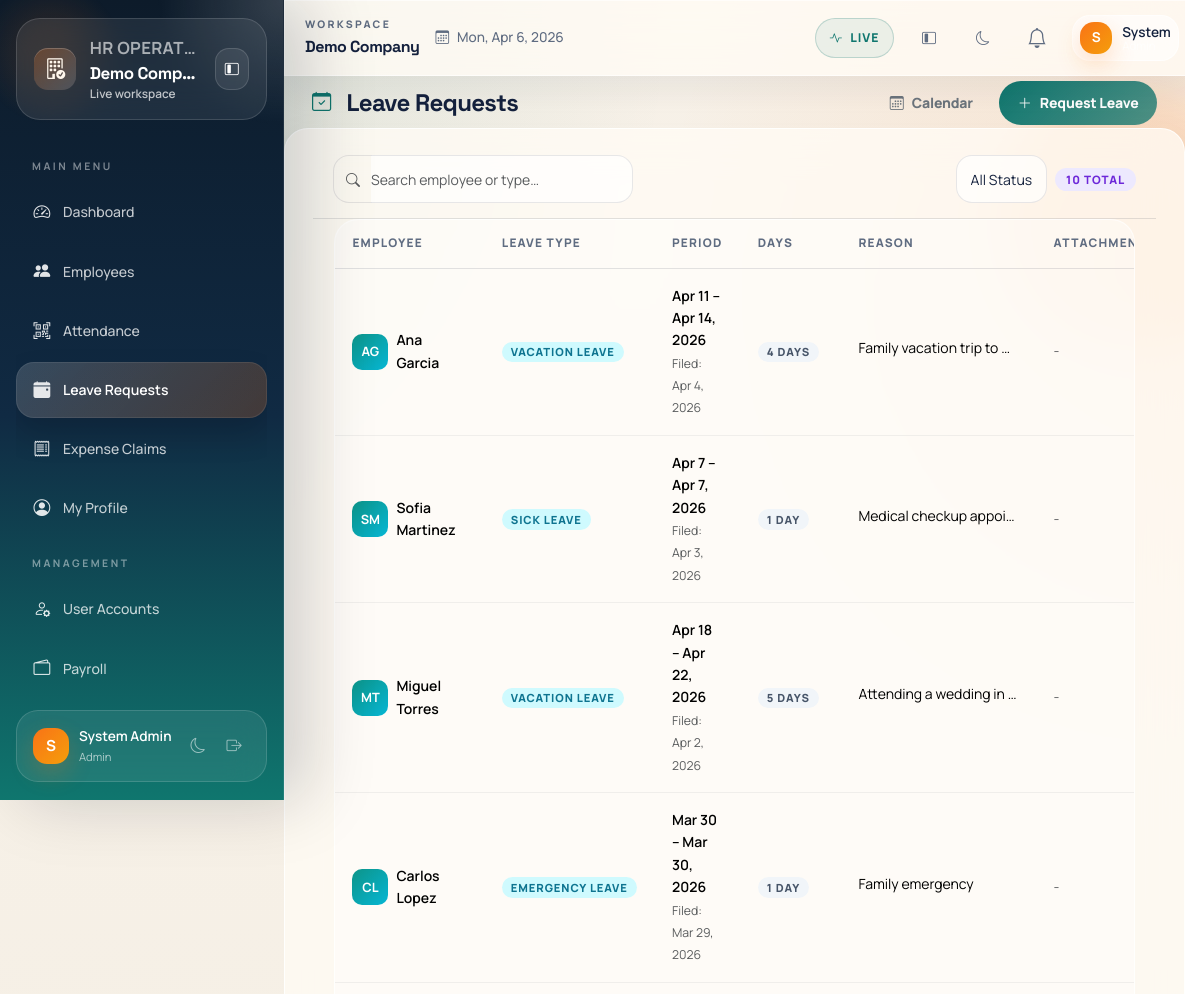
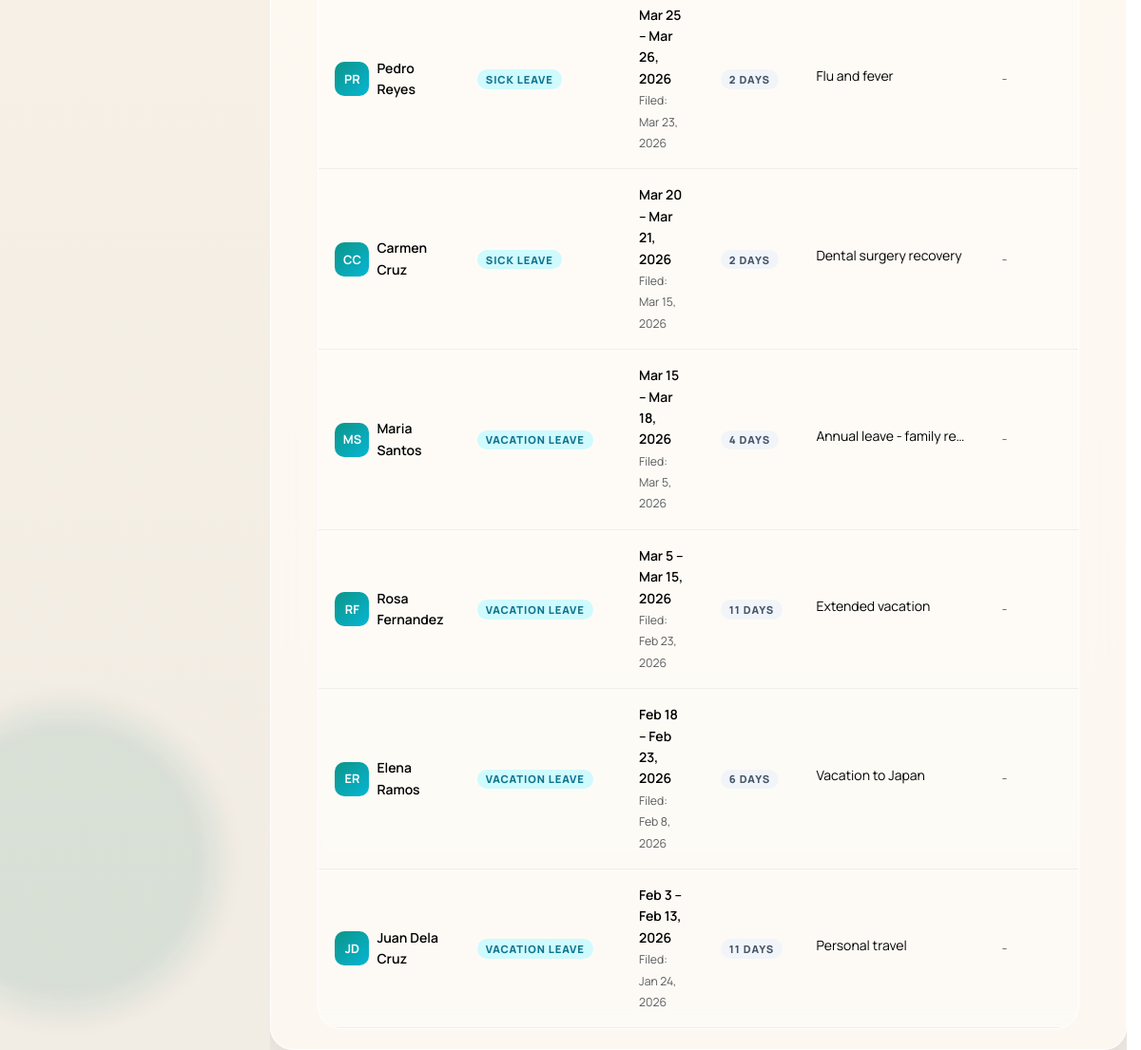
The page /modules/leaves/index.php (signed in) on the database its author committed (2 pictures, top to bottom).
### tables this page shows
CREATE TABLE leave_requests (
    id INT AUTO_INCREMENT PRIMARY KEY,
    company_id INT NOT NULL,
    employee_id INT NOT NULL,
    leave_type_id INT NOT NULL,
    start_date DATE NOT NULL,
    end_date DATE NOT NULL,
    reason TEXT,
    status ENUM('pending','approved','rejected') DEFAULT 'pending',
    approved_by INT NULL,
    approved_at DATETIME NULL,
    created_at DATETIME DEFAULT CURRENT_TIMESTAMP
);

CREATE TABLE employees (
    id INT AUTO_INCREMENT PRIMARY KEY,
    company_id INT NOT NULL,
    employee_code VARCHAR(30),
    first_name VARCHAR(100) NOT NULL,
    last_name VARCHAR(100) NOT NULL,
    email VARCHAR(150) NOT NULL,
    phone VARCHAR(50),
    department_id INT NULL,
    position_id INT NULL,
    hire_date DATE NULL,
    basic_salary DECIMAL(10,2) DEFAULT 0,
    status ENUM('active','inactive') DEFAULT 'active',
    created_at DATETIME DEFAULT CURRENT_TIMESTAMP,
    UNIQUE KEY uniq_emp_code(company_id, employee_code),
    UNIQUE KEY uniq_emp_email(company_id, email)
);

CREATE TABLE leave_types (
    id INT AUTO_INCREMENT PRIMARY KEY,
    company_id INT NOT NULL,
    name VARCHAR(100) NOT NULL,
    days_allowed INT DEFAULT 0,
    is_paid TINYINT(1) DEFAULT 1
);

### includes/functions.php (called while the page is built, shortened)
<?php
function e($s) {
    return htmlspecialchars($s ?? "", ENT_QUOTES, "UTF-8");
}

### modules/leaves/leave-handler.php (called while the page is built, shortened)
<?php
function calculate_leave_days($startDate, $endDate) {
    $start = strtotime($startDate);
    $end = strtotime($endDate);
    return (int) ceil(($end - $start) / 86400) + 1;
}

### modules/leaves/index.php (the view, shortened to what this page needs)
<?php
require_once __DIR__.'/../../config/db.php';
require_once __DIR__.'/leave-handler.php';
require_once __DIR__.'/../../includes/header.php';
require_once __DIR__.'/../../includes/nav.php';
$u = $_SESSION['user'];
$canApprove = in_array($u['role'], ['Admin', 'HR Officer', 'Manager']);
$hasSaas = $pdo->query("SHOW COLUMNS FROM leave_types LIKE 'company_id'")->fetch();
$cid = $hasSaas ? (company_id() ?? 1) : null;
if($canApprove) {
    if($hasSaas && $cid) {
        $st = $pdo->prepare("SELECT lr.*, lt.name as leave_type, e.first_name, e.last_name
            FROM leave_requests lr
            JOIN leave_types lt ON lt.id=lr.leave_type_id
            JOIN employees e ON e.id=lr.employee_id
            WHERE lr.company_id=?
            ORDER BY lr.status='pending' DESC, lr.created_at DESC");
        $st->execute([$cid]); $rows = $st->fetchAll();
    } else {
        $rows = $pdo->query("SELECT lr.*, lt.name as leave_type, e.first_name, e.last_name
            FROM leave_requests lr
            JOIN leave_types lt ON lt.id=lr.leave_type_id
            JOIN employees e ON e.id=lr.employee_id
            ORDER BY lr.status='pending' DESC, lr.created_at DESC")->fetchAll();
    }
}
$userHasEmployeeId = !empty($u['employee_id']);
$canRequestLeave = $userHasEmployeeId || $canApprove;
?>
<div class="page-header d-flex justify-content-between align-items-center">
    <h4><i class="bi bi-calendar-check me-2"></i>Leave Requests</h4>
    <div class="d-flex gap-2">
        <a href="calendar.php" class="btn btn-outline-secondary"><i class="bi bi-calendar3 me-2"></i>Calendar</a>
        <?php if($canRequestLeave): ?>
        <button class="btn btn-primary" data-bs-toggle="modal" data-bs-target="#addModal">
            <i class="bi bi-plus-lg me-2"></i>Request Leave
        </button>
        <?php else: ?>
        <button class="btn btn-secondary" disabled title="Your account is not linked to an employee profile">
            <i class="bi bi-plus-lg me-2"></i>Request Leave
        </button>
        <?php endif; ?>
    </div>
</div>
<div class="card">
    <div class="table-toolbar">
        <div class="input-group" style="max-width:300px;">
            <span class="input-group-text bg-transparent border-end-0"><i class="bi bi-search text-muted"></i></span>
            <input type="text" id="leaveSearch" class="form-control border-start-0 ps-0" placeholder="Search employee or type…">
        </div>
        <div class="d-flex gap-2 align-items-center">
            <select id="leaveStatusFilter" class="form-select form-select-sm" style="width:auto;">
                <option value="">All Status</option>
            </select>
            <span class="badge bg-primary table-count-badge" id="leaveCount"><?= count($rows) ?> total</span>
        </div>
    </div>
    <div class="table-responsive-wrapper">
        <table class="table table-hover mb-0" id="leaveTable">
            <thead>
                <tr>
                    <th>Employee</th>
                    <th>Leave Type</th>
                    <th>Period</th>
                    <th>Days</th>
                    <th>Reason</th>
                    <th>Attachment</th>
                </tr>
            </thead>
            <tbody>
            <?php if(empty($rows)): ?>
                <tr><td colspan="8" class="text-center py-4 text-muted">
                    <i class="bi bi-calendar-x fs-2 d-block mb-2 opacity-25"></i>No leave requests found
                </td></tr>
            <?php else: foreach($rows as $r):
                $days = calculate_leave_days($r['start_date'], $r['end_date']);
            ?>
                <tr data-status="<?= e($r['status']) ?>"
                    data-search="<?= strtolower(e($r['first_name'].' '.$r['last_name'].' '.$r['leave_type'])) ?>">
                    <td>
                        <div class="d-flex align-items-center gap-2">
                            <div class="avatar-sm" style="background:linear-gradient(135deg,#0d9488,#06b6d4);">
                                <?= strtoupper(substr($r['first_name'],0,1).substr($r['last_name'],0,1)) ?>
                            </div>
                            <div class="fw-semibold"><?= e($r['first_name'].' '.$r['last_name']) ?></div>
                        </div>
                    </td>
                    <td><span class="badge bg-info"><?= e($r['leave_type']) ?></span></td>
                    <td>
                        <div class="fw-semibold"><?= date('M j', strtotime($r['start_date'])) ?> – <?= date('M j, Y', strtotime($r['end_date'])) ?></div>
                        <small class="text-muted">Filed: <?= date('M j, Y', strtotime($r['created_at'])) ?></small>
                    </td>
                    <td>
                        <span class="badge bg-secondary"><?= $days ?> day<?= $days != 1 ? 's' : '' ?></span>
                    </td>
                    <td>
                        <?php if(!empty($r['reason'])): ?>
                            <span class="d-inline-block text-truncate" style="max-width:160px;" title="<?= e($r['reason']) ?>"><?= e($r['reason']) ?></span>
                        <?php else: ?>
                            <span class="text-muted">—</span>
                        <?php endif; ?>
                    </td>
                    <td>
                        <?php if(!empty($r['attachment_path'])): ?>
                            <a class="btn btn-sm btn-outline-secondary" target="_blank" href="<?= BASE_URL . e($r['attachment_path']) ?>"><i class="bi bi-paperclip"></i></a>
                        <?php else: ?>
                            <span class="text-muted">-</span>
                        <?php endif; ?>
                    </td>
                </tr>
            <?php endforeach; endif; ?>
            </tbody>
        </table>
    </div>
</div>
<?php require_once __DIR__.'/../../includes/footer.php'; ?>

### public/assets/css/style.css (style rules this page uses)
:root { --primary: #6366f1; --primary-dark: #4f46e5; --secondary: #818cf8; --success: #10b981; --warning: #f59e0b; --danger: #ef4444; --info: #06b6d4; --dark: #1e293b; --darker: #0f172a; --sidebar-w: 260px; --topbar-h: 64px; --bg: #f1f5f9; --bg-card: #ffffff; --text: #1e293b; --text-muted: #64748b; --border: #e2e8f0; --radius: 14px; --radius-sm: 8px; --radius-lg: 20px; --shadow-sm: 0 1px 3px rgba(0,0,0,.08), 0 1px 2px rgba(0,0,0,.06); --shadow: 0 4px 16px rgba(0,0,0,.08), 0 2px 4px rgba(0,0,0,.06); --shadow-lg: 0 12px 40px rgba(0,0,0,.12), 0 4px 12px rgba(0,0,0,.08); --sidebar-bg: linear-gradient(180deg, #1e293b 0%, #0f172a 100%); --sidebar-accent: #6366f1; }
*, *::before, *::after { box-sizing: border-box; margin: 0; padding: 0; }
html { scroll-behavior: smooth; }
body { font-family: 'Inter', -apple-system, BlinkMacSystemFont, 'Segoe UI', Roboto, sans-serif; font-size: 14px; line-height: 1.6; background: var(--bg); color: var(--text); min-height: 100vh; -webkit-font-smoothing: antialiased; -moz-osx-font-smoothing: grayscale; }
.main-content > *:not(.top-bar):not(.page-header) { padding-left: 2rem; padding-right: 2rem; }
.page-header { display: flex; align-items: center; justify-content: space-between; flex-wrap: wrap; gap: 0.75rem; padding: 1.5rem 2rem 1rem; border-bottom: 1px solid var(--border); background: var(--bg-card); margin-bottom: 0; }
.page-header h4, .page-header h3 { font-weight: 700; color: var(--text); margin: 0; font-size: 1.3rem; display: flex; align-items: center; gap: 0.5rem; }
.page-header h4 i, .page-header h3 i { color: var(--primary); font-size: 1.2rem; }
.main-content > .page-header + * { padding-top: 1.75rem; }
.card { border: 1px solid var(--border); border-radius: var(--radius); box-shadow: var(--shadow-sm); background: var(--bg-card); overflow: hidden; transition: box-shadow 0.2s ease; }
.table { margin-bottom: 0; color: var(--text); }
.table thead th { background: linear-gradient(135deg, #4f46e5 0%, #7c3aed 100%); color: white; font-weight: 700; border: none; padding: 0.9rem 1rem; font-size: 0.72rem; text-transform: uppercase; letter-spacing: 0.8px; white-space: nowrap; }
.table thead th:first-child { border-radius: 10px 0 0 0; }
.table tbody tr { border-bottom: 1px solid var(--border); transition: background 0.15s ease; }
.table tbody tr:last-child { border-bottom: none; }
.table td { padding: 0.85rem 1rem; vertical-align: middle; border-color: var(--border); font-size: 0.875rem; }
.table-toolbar { display: flex; align-items: center; justify-content: space-between; padding: 0.9rem 1.25rem; border-bottom: 1px solid var(--border); flex-wrap: wrap; gap: 0.75rem; background: var(--bg-card); }
.btn { border-radius: var(--radius-sm); font-weight: 600; font-size: 0.875rem; padding: 0.5rem 1.1rem; transition: transform 0.15s ease, box-shadow 0.15s ease, opacity 0.15s; border: none; }
.btn-primary { background: var(--primary); color: white; }
.form-control, .form-select { border-radius: var(--radius-sm); border: 1.5px solid var(--border); padding: 0.55rem 0.85rem; background: var(--bg-card); color: var(--text); font-size: 0.875rem; transition: border-color 0.15s, box-shadow 0.15s; }
.input-group-text { background: var(--bg); border: 1.5px solid var(--border); color: var(--text-muted); font-size: 0.875rem; }
.input-group > .input-group-text:first-child { border-radius: var(--radius-sm) 0 0 var(--radius-sm); border-right: none; }
.input-group > .form-control:last-child, .input-group > .form-select:last-child, .input-group > .btn:last-child { border-radius: 0 var(--radius-sm) var(--radius-sm) 0; }
.badge { padding: 0.35em 0.75em; border-radius: 6px; font-weight: 700; font-size: 0.7rem; letter-spacing: 0.3px; }
.badge.bg-info { background: #cffafe !important; color: #0e7490 !important; }
.badge.bg-primary { background: #ede9fe !important; color: #6d28d9 !important; }
.badge.bg-secondary { background: #f1f5f9 !important; color: #475569 !important; }
.avatar-sm { width: 36px; height: 36px; border-radius: 10px; display: flex; align-items: center; justify-content: center; font-weight: 700; font-size: 0.8rem; flex-shrink: 0; color: white; background: linear-gradient(135deg, #6366f1, #a855f7); }
.table-count-badge { font-size: 0.75rem; padding: 0.3rem 0.85rem; border-radius: 20px; background: var(--primary) !important; color: white !important; font-weight: 700; }
.card, .stat-card { animation: fadeIn 0.25s ease; }

### rows shown on the page
leave_requests: employee.last_name "AG", employee.last_name "Ana Garcia", leave_type.name "VACATION LEAVE", start_date "Apr 11", end_date "Apr 14, 2026", created_at "Apr 4, 2026", days "4", shows "S", reason "Family vacation trip to…"
leave_requests: employee.last_name "SM", employee.last_name "Sofia Martinez", leave_type.name "SICK LEAVE", start_date "Apr 7", end_date "Apr 7, 2026", created_at "Apr 3, 2026", days "1", reason "Medical checkup appoi…"
leave_requests: employee.last_name "MT", employee.last_name "Miguel Torres", leave_type.name "VACATION LEAVE", start_date "Apr 18", end_date "Apr 22, 2026", created_at "Apr 2, 2026", days "5", shows "S", reason "Attending a wedding in…"
leave_requests: employee.last_name "CL", employee.last_name "Carlos Lopez", leave_type.name "EMERGENCY LEAVE", start_date "Mar 30", end_date "Mar 30, 2026", created_at "Mar 29, 2026", days "1", reason "Family emergency"
leave_requests: employee.last_name "PR", employee.last_name "Pedro Reyes", leave_type.name "SICK LEAVE", start_date "Mar 25", end_date "Mar 26, 2026", created_at "Mar 23, 2026", days "2", reason "Flu and fever"
leave_requests: employee.last_name "CC", employee.last_name "Carmen Cruz", leave_type.name "SICK LEAVE", start_date "Mar 20", end_date "Mar 21, 2026", created_at "Mar 15, 2026", days "2", reason "Dental surgery recovery"
leave_requests: employee.last_name "MS", employee.last_name "Maria Santos", leave_type.name "VACATION LEAVE", start_date "Mar 15", end_date "Mar 18, 2026", created_at "Mar 5, 2026", days "4", reason "Annual leave - family re…"
leave_requests: employee.last_name "RF", employee.last_name "Rosa Fernandez", leave_type.name "VACATION LEAVE", start_date "Mar 5", end_date "Mar 15, 2026", created_at "Feb 23, 2026", days "11", shows "S", reason "Extended vacation"
leave_requests: employee.last_name "ER", employee.last_name "Elena Ramos", leave_type.name "VACATION LEAVE", start_date "Feb 18", end_date "Feb 23, 2026", created_at "Feb 8, 2026", days "6", shows "S", reason "Vacation to Japan"
leave_requests: employee.last_name "JD", employee.last_name "Juan Dela Cruz", leave_type.name "VACATION LEAVE", start_date "Feb 3", end_date "Feb 13, 2026", created_at "Jan 24, 2026", days "11", shows "S", reason "Personal travel"

### other values the page prints
$company['name'] "Demo Comp…"
$companyPlanLabel "Live workspace"
substr($u['name'] ?: $u['email'], 0, 1) "S"
$u['name'] ?: $u['email'] "System Admin"
$u['role'] "Admin"
$company['name'] "Demo Company"
explode(' ', $u['name'] ?: $u['email'])[0] "System"
count($rows) "10"
